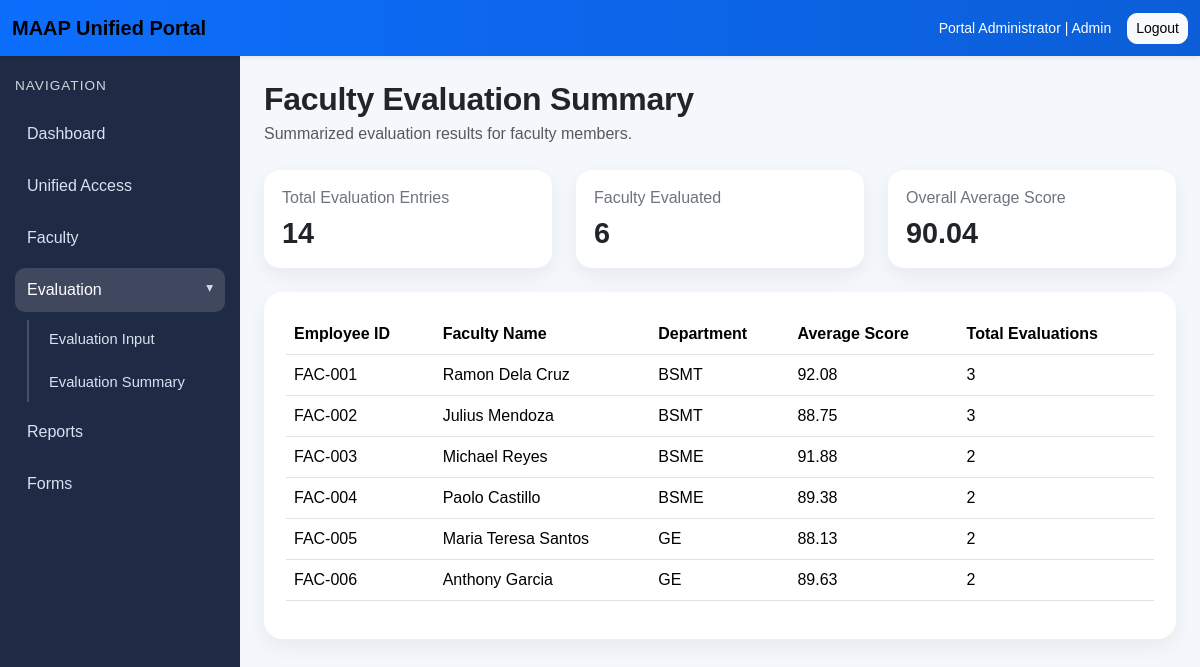
Page /evaluations/admin/summary/ (signed in) on the committed database.
### accounts/models.py (models this page shows, shortened)
class CustomUser(AbstractUser):
    ROLE_CHOICES = [
        ("admin", "Admin"),
        ("faculty", "Faculty"),
        ("student", "Student"),
    ]
    role = models.CharField(max_length=20, choices=ROLE_CHOICES, default="student")

### academics/models.py (models this page shows, shortened)
class FacultyProfile(models.Model):
    user = models.OneToOneField(
        settings.AUTH_USER_MODEL,
        on_delete=models.CASCADE,
        related_name="faculty_profile"
    )
    department = models.ForeignKey(
        Department,
        on_delete=models.SET_NULL,
        null=True,
        blank=True,
        related_name="faculty_members"
    )
    employee_id = models.CharField(max_length=30, unique=True)
    designation = models.CharField(max_length=100, blank=True)
    class Meta:
        ordering = ["employee_id"]

### evaluations/views.py (the view)
# urls.py: path("admin/summary/", views.evaluation_summary, name="evaluation-summary"),
@login_required
def evaluation_summary(request):
    if not _admin_check(request):
        messages.error(request, "You are not authorized to access the evaluation summary page.")
        return redirect("role-redirect")
    summary = (
        FacultyEvaluation.objects
        .values(
            "faculty__id",
            "faculty__employee_id",
            "faculty__user__first_name",
            "faculty__user__last_name",
            "faculty__department__code",
        )
        .annotate(
            average_score=Avg("evaluation_score"),
            total_evaluations=Count("id"),
        )
        .order_by("faculty__employee_id")
    )
    total_entries = FacultyEvaluation.objects.count()
    overall_average = FacultyEvaluation.objects.aggregate(avg=Avg("evaluation_score"))["avg"]
    total_faculty_evaluated = summary.count()
    context = {
        "page_title": "Faculty Evaluation Summary",
        "summary": summary,
        "total_entries": total_entries,
        "overall_average": overall_average,
        "total_faculty_evaluated": total_faculty_evaluated,
    }
    return render(request, "evaluations/evaluation_summary.html", context)

### evaluations/views.py (called while the page is built)
def _admin_check(request):
    return request.user.is_authenticated and request.user.role == "admin"

### templates/evaluations/evaluation_summary.html (shortened to what this page needs)
{% extends "base.html" %}
{% block content %}
<div class="page-header">
    <h2 class="fw-bold mb-1">Faculty Evaluation Summary</h2>
    <p class="text-muted mb-0">Summarized evaluation results for faculty members.</p>
</div>
<div class="row g-4 mb-4">
    <div class="col-md-4">
        <div class="portal-stat-card">
            <h6>Total Evaluation Entries</h6>
            <h3>{{ total_entries }}</h3>
        </div>
    </div>
    <div class="col-md-4">
        <div class="portal-stat-card">
            <h6>Faculty Evaluated</h6>
            <h3>{{ total_faculty_evaluated }}</h3>
        </div>
    </div>
    <div class="col-md-4">
        <div class="portal-stat-card">
            <h6>Overall Average Score</h6>
            <h3>
                {% if overall_average %}
                    {{ overall_average|floatformat:2 }}
                {% else %}
                    0.00
                {% endif %}
            </h3>
        </div>
    </div>
</div>
<div class="section-box">
    <div class="table-responsive">
        <table class="table align-middle">
            <thead>
                <tr>
                    <th>Employee ID</th>
                    <th>Faculty Name</th>
                    <th>Department</th>
                    <th>Average Score</th>
                    <th>Total Evaluations</th>
                </tr>
            </thead>
            <tbody>
                {% for item in summary %}
                <tr>
                    <td>{{ item.faculty__employee_id }}</td>
                    <td>{{ item.faculty__user__first_name }} {{ item.faculty__user__last_name }}</td>
                    <td>{{ item.faculty__department__code }}</td>
                    <td>{{ item.average_score|floatformat:2 }}</td>
                    <td>{{ item.total_evaluations }}</td>
                </tr>
                {% empty %}
                <tr>
                    <td colspan="5" class="text-center text-muted">No evaluation summary data available.</td>
                </tr>
                {% endfor %}
            </tbody>
        </table>
    </div>
</div>
{% endblock %}

### templates/base.html (shortened to what this page needs)
{% load static %}
<!DOCTYPE html>
<html lang="en">
<head>
    <link href="https://cdn.jsdelivr.net/npm/bootstrap@5.3.3/dist/css/bootstrap.min.css" rel="stylesheet">
    <link rel="stylesheet" href="{% static 'css/portal.css' %}">
</head>
<body>
{% if user.is_authenticated %}
    <nav class="navbar navbar-expand-lg portal-navbar shadow-sm">
        <div class="container-fluid">
            <a class="navbar-brand fw-bold" href="{% url 'role-redirect' %}">
                MAAP Unified Portal
            </a>
            <div class="d-flex align-items-center gap-3 ms-auto">
                <span class="text-white small">
                    {{ user.get_full_name|default:user.username }} | {{ user.role|title }}
                </span>
                <form method="post" action="{% url 'logout' %}">
                    <button type="submit" class="btn btn-light btn-sm">Logout</button>
                </form>
            </div>
        </div>
    </nav>
    <div class="portal-wrapper">
        <aside class="portal-sidebar">
            <div class="sidebar-heading">Navigation</div>
            <a href="{% url 'role-redirect' %}" class="sidebar-link">Dashboard</a>
            <a href="{% url 'unified-access' %}" class="sidebar-link">Unified Access</a>
            {% if user.role == 'admin' %}
                    <a href="{% url 'admin-faculty-list' %}" class="sidebar-link">Faculty</a>
                    <button class="sidebar-link sidebar-toggle {% if '/evaluations/' in request.path %}active{% endif %}"
                        type="button"
                        data-bs-toggle="collapse"
                        data-bs-target="#evaluationSubMenu"
                        aria-expanded="{% if '/evaluations/' in request.path %}true{% else %}false{% endif %}"
                        aria-controls="evaluationSubMenu">Evaluation<span class="sidebar-arrow">▾</span>
                    </button>
                        <div class="collapse {% if '/evaluations/' in request.path %}show{% endif %}" id="evaluationSubMenu">
                            <div class="sidebar-submenu">
                                <a href="{% url 'evaluation-input' %}" class="sidebar-sublink">Evaluation Input</a>
                                <a href="{% url 'evaluation-summary' %}" class="sidebar-sublink">Evaluation Summary</a>
                            </div>
                        </div>
                <a href="{% url 'reports-index' %}" class="sidebar-link">Reports</a>
                <a href="{% url 'forms-repository' %}" class="sidebar-link">Forms</a>
            {% endif %}
        </aside>
        <main class="portal-content">
{% else %}
    <div class="container py-5">
        <div class="row justify-content-center">
            <div class="col-md-6 col-lg-5">
{% endif %}
                {% block content %}{% endblock %}
{% if user.is_authenticated %}
        </main>
    </div>
{% else %}
            </div>
        </div>
    </div>
{% endif %}
</body>
</html>

### static/css/portal.css (style rules this page uses)
body { background-color: #f4f7fb; font-family: Arial, sans-serif; margin: 0; overflow-x: hidden; }
.portal-navbar { background: linear-gradient(90deg, #0d6efd, #0b5ed7); }
.portal-wrapper { display: flex; min-height: calc(100vh - 56px); width: 100%; max-width: 100vw; min-width: 0; overflow-x: hidden; }
.portal-sidebar { width: 240px; flex: 0 0 240px; background-color: #1f2a44; color: #ffffff; padding: 20px 15px; }
.sidebar-heading { font-size: 0.85rem; text-transform: uppercase; letter-spacing: 1px; margin-bottom: 16px; opacity: 0.8; }
.sidebar-link { display: block; color: #d9e2f2; text-decoration: none; padding: 10px 12px; margin-bottom: 8px; border-radius: 10px; transition: 0.2s ease; }
.portal-content { flex: 1 1 auto; width: calc(100vw - 240px); max-width: calc(100vw - 240px); padding: 24px; min-width: 0; overflow-x: hidden; box-sizing: border-box; }
.page-header { margin-bottom: 24px; }
.portal-stat-card { border: none; border-radius: 16px; padding: 18px; background: #ffffff; box-shadow: 0 8px 20px rgba(0, 0, 0, 0.06); height: 100%; }
.portal-stat-card h6 { color: #6c757d; margin-bottom: 8px; }
.portal-stat-card h3 { margin: 0; font-weight: 700; }
.section-box { background: #ffffff; border-radius: 18px; padding: 22px; box-shadow: 0 8px 20px rgba(0, 0, 0, 0.06); }
.table th { white-space: nowrap; }
.table td { vertical-align: middle; }
.btn { border-radius: 10px; }
.page-header h2 { letter-spacing: -0.3px; }
.section-box { margin-bottom: 4px; }
.portal-stat-card h3 { font-size: 1.8rem; }
.sidebar-toggle { width: 100%; border: none; background: transparent; text-align: left; cursor: pointer; }
.sidebar-toggle.active { background-color: rgba(255, 255, 255, 0.14); color: #ffffff; }
.sidebar-arrow { float: right; font-size: 0.85rem; opacity: 0.8; }
.sidebar-submenu { margin-left: 12px; margin-bottom: 8px; border-left: 2px solid rgba(255, 255, 255, 0.18); padding-left: 10px; }
.sidebar-sublink { display: block; color: #d9e2f2; text-decoration: none; padding: 8px 10px; margin-bottom: 5px; border-radius: 8px; font-size: 0.92rem; transition: 0.2s ease; }
.admin-dashboard *, .portal-content * { box-sizing: border-box; }

### rows in the picture
CustomUser: get_full_name "Portal Administrator", role "Admin"
FacultyProfile: faculty__employee_id "FAC-001", faculty__user__first_name "Ramon", faculty__user__last_name "Dela Cruz", faculty__department__code "BSMT", average_score "92.08", total_evaluations "3"

### other values in the picture
{{ total_entries }} "14"
{{ total_faculty_evaluated }} "6"
{{ overall_average|floatformat:2 }} "90.04"
{{ item.faculty__employee_id }} "FAC-002" "FAC-003" "FAC-004" "FAC-005" "FAC-006"
{{ item.faculty__user__first_name }} "Julius" "Michael" "Paolo" "Maria Teresa" "Anthony"
{{ item.faculty__user__last_name }} "Mendoza" "Reyes" "Castillo" "Santos" "Garcia"
{{ item.faculty__department__code }} "BSMT" "BSME" "BSME" "GE" "GE"
{{ item.average_score|floatformat:2 }} "88.75" "91.88" "89.38" "88.13" "89.63"
{{ item.total_evaluations }} "3" "2" "2" "2" "2"
